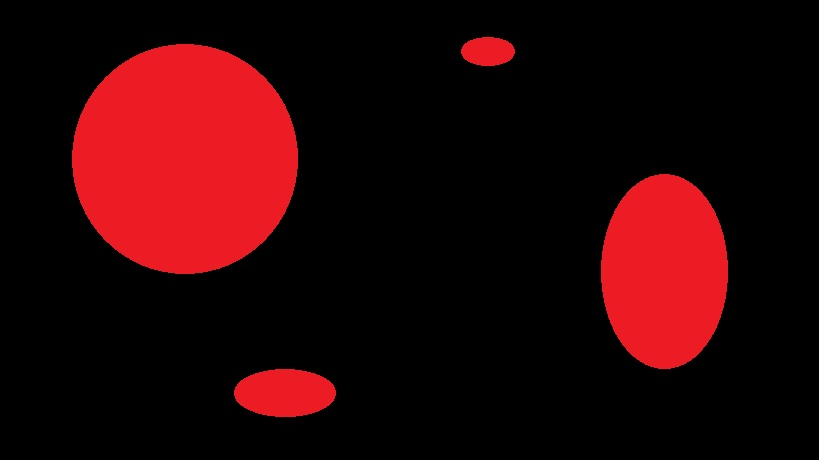
//> input picture img.jpg, 819 x 460 px
$ ./bfs   (built with g++ and OpenCV 4)
//> lines starting //> are read from the running program, lines starting //| are printed output that depends on the picture; after the words box and inside, x2 and y2 are one past the last pixel; in counts of white or black regions, pixels touching at a corner belong together
#include "opencv2/highgui/highgui.hpp"
#include <iostream>
#include <queue>
using namespace cv;
using namespace std;
typedef struct Point2{
	int x;
	int y;
};
int main()
{
	int c = 0;
	Mat var1 = imread("img.jpg", 1);
//> var1 is the input picture: 460 rows x 819 cols, CV_8UC3; mean B, G, R 6.4, 4.8, 41.1
	Mat var2(var1.rows, var1.cols, CV_8UC1, Scalar(0));
	queue <Point2> S;
	Point2 a, b;
	for (int i = 0; i < var1.rows; i++){
		for (int j = 0; j < var1.cols; j++)
		{
			if (var1.at<Vec3b>(i, j)[2] > 200 && var2.at<uchar>(i, j) == 0)
			{
				b.x = i;
				b.y = j;
				S.push(b);
				var2.at<uchar>(i, j) = 255;
				c++;
			}

			while (S.empty() == 0)
			{
				a = S.front();
				S.pop();
				if (a.x - 1 >= 0)
				{
					if (a.y - 1 >= 0)
					{
						if (var1.at<Vec3b>(a.x - 1, a.y - 1)[2] > 200 && var2.at<uchar>(a.x - 1, a.y - 1) == 0)
						{
							b.x = a.x - 1;
							b.y = a.y - 1;
							S.push(b);
							var2.at<uchar>(a.x - 1, a.y - 1) = 255;
						}
					}
					if (var1.at<Vec3b>(a.x - 1, a.y)[2] > 200 && var2.at<uchar>(a.x - 1, a.y) == 0)
					{
						b.x = a.x - 1;
						b.y = a.y;
						S.push(b);
						var2.at<uchar>(a.x - 1, a.y) = 255;
					}
					if (a.y + 1 < var1.cols)
					{
						if (var1.at<Vec3b>(a.x - 1, a.y + 1)[2] > 200 && var2.at<uchar>(a.x - 1, a.y + 1) == 0)
						{
							b.x = a.x - 1;
							b.y = a.y + 1;
							S.push(b);
							var2.at<uchar>(a.x - 1, a.y + 1) = 255;
						}
					}
				}
				if (a.x + 1 < var1.rows)
				{
					if (a.y - 1 >= 0)
					{
						if (var1.at<Vec3b>(a.x + 1, a.y - 1)[2] > 200 && var2.at<uchar>(a.x + 1, a.y - 1) == 0)
						{
							b.x = a.x + 1;
							b.y = a.y - 1;
							S.push(b);
							var2.at<uchar>(a.x + 1, a.y - 1) = 255;
						}
					}
					if (var1.at<Vec3b>(a.x + 1, a.y)[2] > 200 && var2.at<uchar>(a.x + 1, a.y) == 0)
					{
						b.x = a.x + 1;
						b.y = a.y;
						S.push(b);
						var2.at<uchar>(a.x + 1, a.y) = 255;
					}
					if (a.y + 1 < var1.cols)
					{
						if (var1.at<Vec3b>(a.x + 1, a.y + 1)[2] > 200 && var2.at<uchar>(a.x + 1, a.y + 1) == 0)
						{
							b.x = a.x + 1;
							b.y = a.y + 1;
							S.push(b);
							var2.at<uchar>(a.x + 1, a.y + 1) = 255;
						}
					}
				}
				if (a.y - 1 >= 0)
				{
					if (var1.at<Vec3b>(a.x, a.y - 1)[2] > 200 && var2.at<uchar>(a.x, a.y - 1) == 0)
					{
						b.x = a.x;
						b.y = a.y - 1;
						S.push(b);
						var2.at<uchar>(a.x, a.y - 1) = 255;
					}
				}
				if (a.y + 1 < var1.cols)
				{
					if (var1.at<Vec3b>(a.x, a.y + 1)[2] > 200 & var2.at<uchar>(a.x, a.y + 1) == 0)
					{
						b.x = a.x;
						b.y = a.y + 1;
						S.push(b);
						var2.at<uchar>(a.x, a.y + 1) = 255;
					}
				}
			}
		}
	}
//> this loop made 460 passes
//> c on passes 1 to 3: 0, 0, 0
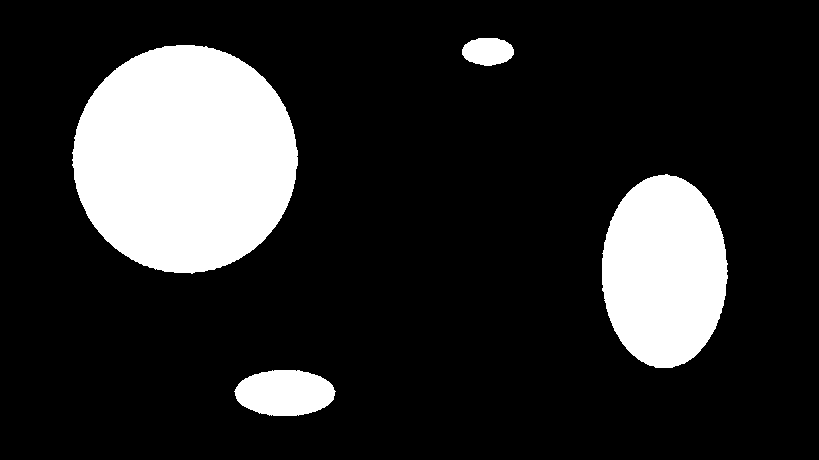
//> var2: 460 rows x 819 cols, CV_8UC1; 17% white; 4 white regions, box (x1, y1, x2, y2) and area: (72, 45, 298, 274) 40264, (602, 174, 728, 368) 19080, (234, 370, 336, 416) 3668, (462, 38, 514, 66) 1144
//> after the loop, S = 0 items; c = 4
	std::cout << c << endl;
//| 4
	imshow("window1", var1);
	imshow("window2", var2);
	waitKey(0);
	return(0);
}
